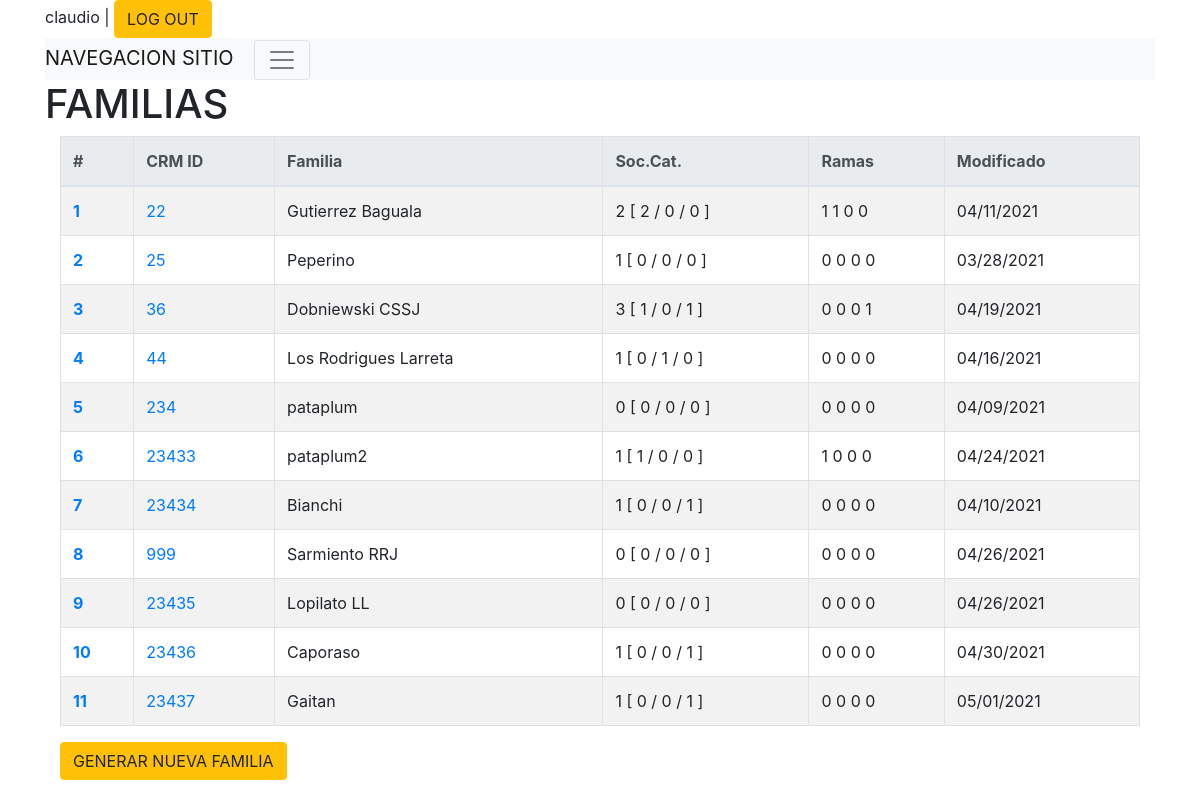
/socios/familias (signed in), run on the app's committed database.
### socios/models.py (models this page shows)
class Familia(models.Model):
    familia_crm_id = models.CharField(max_length=50,unique=True)
    crm_id = models.IntegerField(unique=True,null=True) # unique=True
    direccion_calle = models.CharField(max_length=50,blank=True)
    direccion_numero = models.CharField(max_length=50,blank=True)
    direccion_depto = models.CharField(max_length=50,blank=True)
    direccion_localidad = models.CharField(max_length=50,blank=True)
    direccion_provincia = models.CharField(max_length=50,blank=True)
    contacto = models.CharField(max_length=200,blank=True)
    eliminado = models.BooleanField(default=False)
    creado = models.DateTimeField('creado',auto_now_add=True)
    actualizado = models.DateTimeField('actualizado',auto_now=True)
    class Meta:
        permissions = (
                       ( "familia_crear","Agregar nueva familia"),
                       ( "familia_editar","Editar familia"),
                       ( "familia_borrar","Eliminar familia"),
                       ( "familia_ver","Ver informacion de familia" ),
                      )
    def __str__(self):
        return  "{}#{}".format(self.crm_id,self.familia_crm_id)

### socios/views.py (the view)
# urls.py: path('familias', views.familia_index, name='familia_listado'),
def familia_index(request,error_message=''):
    func = inspect.currentframe().f_back.f_code
    logger.debug(" %s: %s in %s:%i" % (
        'init ',
        func.co_name,
        func.co_filename,
        func.co_firstlineno
    ))
    lista_familias = Familia.objects.all()
    categorias = {k:0 for k,categoria in Socio.CATEGORIAS_CHOISES }
    logger.debug(categorias)
    for familia in lista_familias:
        print(familia)
        socios_familia = Socio.objects.filter(familia=familia.id)
        beneficiarios = 0
        dirigentes = 0
        otros = 0
        manada = 0
        unidad = 0
        caminantes = 0
        rovers = 0
        print("Socios : {}".format(socios_familia))
        for socio in socios_familia:
            print("Socio:{}#{}#{}".format(socio.pk,socio.nombres,socio.categoria))
            if socio.categoria == 1:
                beneficiarios += 1
                if socio.rama == 1:
                    manada += 1
                elif socio.rama == 2:
                    unidad += 1
                elif socio.rama == 3:
                    caminantes += 1
                elif socio.rama == 4:
                    rovers += 1
            elif socio.categoria == 2:
                dirigentes += 1
            elif socio.categoria > 0:
                otros += 1
        familia.stat_socios = len(copy.copy(socios_familia))
        familia.stat_beneficiarios = copy.copy(beneficiarios)
        familia.stat_dirigentes = copy.copy(dirigentes)
        familia.stat_otros = copy.copy(otros)
        familia.stat_rama_manada = copy.copy(manada)
        familia.stat_rama_unidad = copy.copy(unidad)
        familia.stat_rama_caminantes = copy.copy(caminantes)
        familia.stat_rama_rovers = copy.copy(rovers)
    return render(request, 'socios/familia_listado.html', {'familias': lista_familias, 'error_message': error_message} )

### socios/models.py (called while the page is built)
    def __str__(self):
        return  "{}, {}".format(self.apellidos,self.nombres)

### socios/templates/socios/familia_listado.html (shortened to what this page needs)
{% extends "base_site.html" %}
{% block content %}
<h1>FAMILIAS</h1>
<div class="container">
  <div class="row">
    <div class="col-sm">
      {% if familias %}
        {% if perms.socios.familia_ver %}
        <table id="example" class="table table-striped table-bordered table-hover table-responsive-xl" style="width:100%">
          <thead class="thead-light">
            <tr>
              <th scope="col">#</th>
              <th scope="col">CRM ID</th>
              <th scope="col">Familia</th>
              <th scope="col">Soc.Cat.</th>
              <th scope="col">Ramas</th>
              <th scope="col">Modificado</th>
            </tr>
          </thead>
          <tbody>
            {% for familia in familias %}
            <tr>
              <th scope="row"><a href="{% url 'socios:familia_detalle' familia_id=familia.id %}">{{ forloop.counter }}</a></th>
              <td><a href="{% url 'socios:familia_detalle' familia_id=familia.id %}">{{ familia.crm_id }}</a></td>
              <td>{{ familia.familia_crm_id }}</td>
              <td data-toggle="tooltip" title="cant [ Benef / Dirig / Otros ]">
                {{ familia.stat_socios }} [ {{ familia.stat_beneficiarios }} / {{ familia.stat_dirigentes }} / {{ familia.stat_otros }} ]
              </td>
              <td data-toggle="tooltip" title="M/U/C/R" >
                {{ familia.stat_rama_manada }} {{ familia.stat_rama_unidad }} {{ familia.stat_rama_caminantes }} {{ familia.stat_rama_rovers }}
              </td>
              <td>{{ familia.actualizado|date:"SHORT_DATE_FORMAT" }}</td>
            </tr>
            {% endfor %}
          </tbody>
        </table>
        {% else %}
          <label class="btn btn-secondary" >NO AUTORIZADO "VER FAMILIAS"</label>
        {% endif %}
      {% else %}
        <label class="btn btn-info" >No se encontro ninguna familia</label>
      {% endif %}
    </div>
  </div>
  {% if perms.socios.familia_crear %}
    <div class="row">
      <div class="col-sm">
        <a class="btn btn-warning" href="{% url 'socios:familia_nuevo' familia_id=0 %}" >GENERAR NUEVA FAMILIA</a>
      </div>
    </div>
  </div>
  {% else %}
  <div class="row">
    <div class="col-sm">
      <label class="btn btn-secondary" >NO AUTORIZADO "GENERAR NUEVA FAMILIA"</label>
    </div>
  </div>
  {% endif %}
{% endblock content %}

### templates/base_site.html (shortened to what this page needs)
<!doctype html>
<html>
<head>
    {% load bootstrap4 %}
    {% load static %}
    {% bootstrap_css %}
    {% load i18n %}
</head>
{% block body %}
<body>
    <div class="container-fluid">
    <div class="container-md">
        {% block logstatus %}
    <div>
        <span>{% if user.is_authenticated %}{{ request.user.username }} | <a class="btn btn-warning" href="/accounts/logout" >LOG OUT</a> {% else %} Debe ingresar con su usuario  <a class="btn btn-warning" href="/accounts/login" >LOG IN</a> {% endif %}</span>
    </div>
        {% endblock logstatus %}
        {% include 'navbar.html' %}
        {% block content %}{% endblock content %}
    </div>
</div>
</body>
{% endblock body %}
</html>

### data on the page
Familia: crm_id "22", familia_crm_id "Gutierrez Baguala", stat_socios "2", stat_beneficiarios "2", stat_dirigentes "0", stat_otros "0", stat_rama_manada "1", stat_rama_unidad "1", stat_rama_caminantes "0", stat_rama_rovers "0", actualizado "04/11/2021"
Familia: crm_id "25", familia_crm_id "Peperino", stat_socios "1", stat_beneficiarios "0", stat_dirigentes "0", stat_otros "0", stat_rama_manada "0", stat_rama_unidad "0", stat_rama_caminantes "0", stat_rama_rovers "0", actualizado "03/28/2021"
Familia: crm_id "36", familia_crm_id "Dobniewski CSSJ", stat_socios "3", stat_beneficiarios "1", stat_dirigentes "0", stat_otros "1", stat_rama_manada "0", stat_rama_unidad "0", stat_rama_caminantes "0", stat_rama_rovers "1", actualizado "04/19/2021"
Familia: crm_id "44", familia_crm_id "Los Rodrigues Larreta", stat_socios "1", stat_beneficiarios "0", stat_dirigentes "1", stat_otros "0", stat_rama_manada "0", stat_rama_unidad "0", stat_rama_caminantes "0", stat_rama_rovers "0", actualizado "04/16/2021"
Familia: crm_id "234", familia_crm_id "pataplum", stat_socios "0", stat_beneficiarios "0", stat_dirigentes "0", stat_otros "0", stat_rama_manada "0", stat_rama_unidad "0", stat_rama_caminantes "0", stat_rama_rovers "0", actualizado "04/09/2021"
Familia: crm_id "23433", familia_crm_id "pataplum2", stat_socios "1", stat_beneficiarios "1", stat_dirigentes "0", stat_otros "0", stat_rama_manada "1", stat_rama_unidad "0", stat_rama_caminantes "0", stat_rama_rovers "0", actualizado "04/24/2021"
Familia: crm_id "23434", familia_crm_id "Bianchi", stat_socios "1", stat_beneficiarios "0", stat_dirigentes "0", stat_otros "1", stat_rama_manada "0", stat_rama_unidad "0", stat_rama_caminantes "0", stat_rama_rovers "0", actualizado "04/10/2021"
Familia: crm_id "999", familia_crm_id "Sarmiento RRJ", stat_socios "0", stat_beneficiarios "0", stat_dirigentes "0", stat_otros "0", stat_rama_manada "0", stat_rama_unidad "0", stat_rama_caminantes "0", stat_rama_rovers "0", actualizado "04/26/2021"
Familia: crm_id "23435", familia_crm_id "Lopilato LL", stat_socios "0", stat_beneficiarios "0", stat_dirigentes "0", stat_otros "0", stat_rama_manada "0", stat_rama_unidad "0", stat_rama_caminantes "0", stat_rama_rovers "0", actualizado "04/26/2021"
Familia: crm_id "23436", familia_crm_id "Caporaso", stat_socios "1", stat_beneficiarios "0", stat_dirigentes "0", stat_otros "1", stat_rama_manada "0", stat_rama_unidad "0", stat_rama_caminantes "0", stat_rama_rovers "0", actualizado "04/30/2021"
Familia: crm_id "23437", familia_crm_id "Gaitan", stat_socios "1", stat_beneficiarios "0", stat_dirigentes "0", stat_otros "1", stat_rama_manada "0", stat_rama_unidad "0", stat_rama_caminantes "0", stat_rama_rovers "0", actualizado "05/01/2021"

### other printed values
{{ request.user.username }} "claudio"
